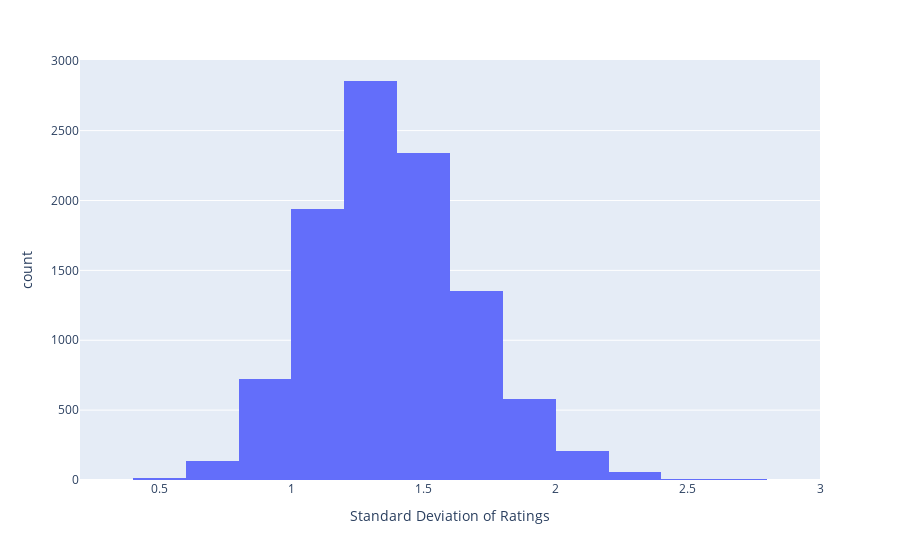

The cell this chart's notebook holds for it:
### Code cell
fig = px.histogram(hedonometer, x="Standard Deviation of Ratings", nbins=15
)
fig.show()

### Figure 1 — Plotly figure (JSON) as saved in the notebook; plotly's stock layout.template omitted (floating-point values rounded to 4 significant figures; data arrays with more than 128 entries replaced by an {"elided": "..."} marker saying what was removed)
{"data": [{"alignmentgroup": "True", "bingroup": "x", "hovertemplate": "Standard Deviation of Ratings=%{x}<br>count=%{y}<extra></extra>", "legendgroup": "", "marker": {"color": "#636efa"}, "name": "", "nbinsx": 15, "offsetgroup": "", "orientation": "v", "showlegend": false, "type": "histogram", "x": {"elided": "10222 float values"}, "xaxis": "x", "yaxis": "y"}], "layout": {"barmode": "relative", "legend": {"tracegroupgap": 0}, "margin": {"t": 60}, "xaxis": {"anchor": "y", "domain": [0, 1], "title": {"text": "Standard Deviation of Ratings"}}, "yaxis": {"anchor": "x", "domain": [0, 1], "title": {"text": "count"}}}}
